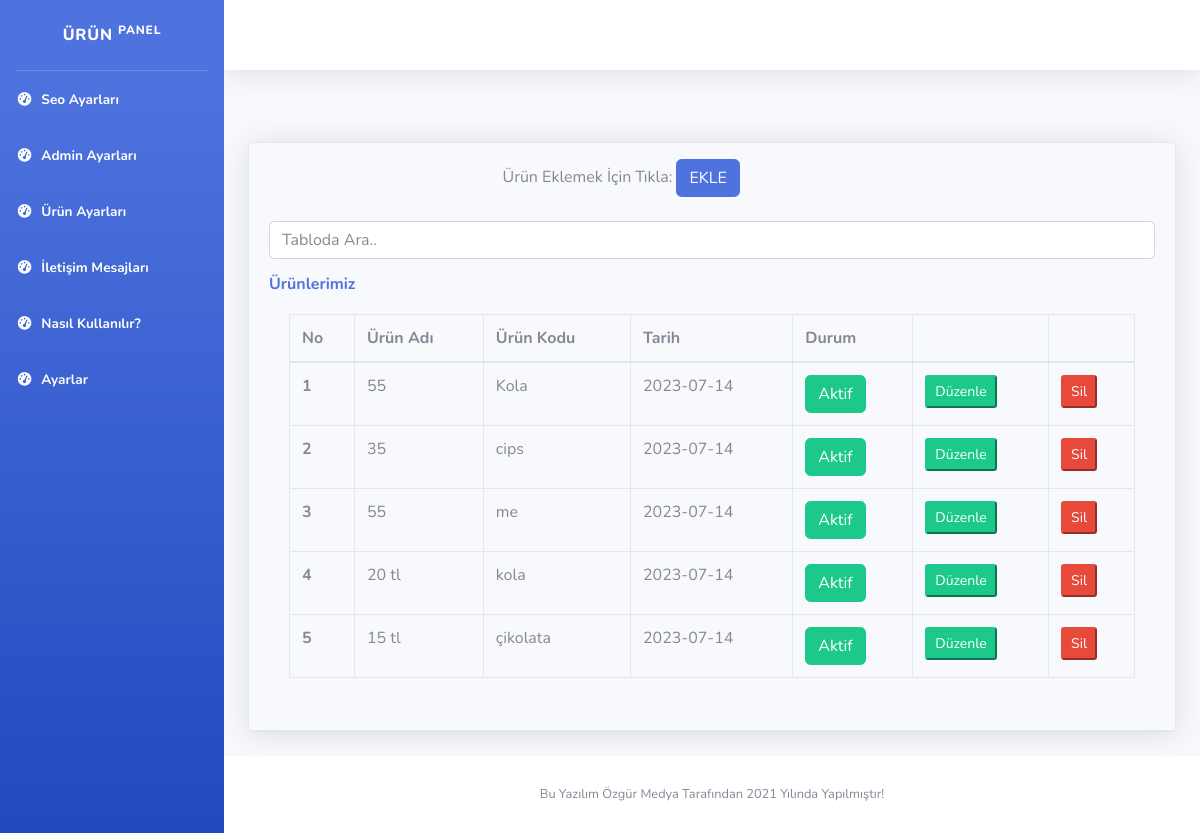
The app's page /admin/products.php (signed in) with its own data.
### tables this page shows
CREATE TABLE `lisanslar` (
  `lisanslar_id` int(11) NOT NULL,
  `lisanslar_ad` varchar(2200) NOT NULL,
  `lisanslar_kod` varchar(2200) NOT NULL,
  `lisanslar_tarih` date DEFAULT current_timestamp(),
  `lisanslar_status` int(2) NOT NULL DEFAULT 1
);

### admin/products.php (the view, shortened to what this page needs)
<head>
</head>
<?php
require_once("ayarlar/baglan.php");
$lisanslar=$db->prepare("SELECT * FROM lisanslar ORDER BY lisanslar_id DESC;");
      $lisanslar->execute();
require_once("includes/header.php");
?>
<body id="page-top">
    <div id="wrapper">
        <?php
require_once("includes/sidebar.php");
?>
        <div id="content-wrapper" class="d-flex flex-column">
            <div id="content">
               <?php
            require_once("includes/navbar.php");
               ?>
                <div class="container">
                    <div class="row">
                    <div class="col-md-12">
                        <div class="card shadow mb-4 mt-5">
                        <div class="card-header py-3">  <div class="col-md-6 mx-auto width: 200px;">
Ürün Eklemek İçin Tıkla: <a href="product-ekle"><button class="btn btn-primary">EKLE</button></a>
</div></br><form action="">
        <input type="text" class="form-control w-100 " id="arama" placeholder="Tabloda Ara..">
      </form>
                            <h6 class="m-0 font-weight-bold text-primary">Ürünlerimiz</h6>
                        <div class="card-body">
                            <div class="table-responsive">
                                <table class="table table-bordered" width="100%" cellspacing="0">
                                    <thead>
                                        <tr>
                                        <th>No</th>
                                            <th>Ürün Adı</th>
                                            <th>Ürün Kodu</th>
                                            <th>Tarih</th>
                                            <th>Durum</th>
                                            <th></th>
                                            <th></th>
                                        </tr>
                                    </thead>
                                    <tbody id="mytable">
                                    <?php
$no=0;
while ($vericek=$lisanslar->fetch(PDO::FETCH_ASSOC)) { $no++; ?>
    <tr>
        <th scope="row"><?php echo $no; ?></th>
        <td><?php echo $vericek["lisanslar_ad"] ?></td>
        <td><?php echo $vericek["lisanslar_kod"] ?></td>
        <td><?php echo $vericek["lisanslar_tarih"] ?></td>
        <td>
                        <?php
                        if($vericek["lisanslar_status"]==1){
                          echo '<button class="btn btn-success btn-xs">Aktif</button>';
                        }else{
                          echo '<button class="btn btn-danger btn-xs">Pasif</button>';
                        }
                        ?>
                        </td>
        <td><a href="product-duzenle?lisanslar_id=<?php echo $vericek["lisanslar_id"] ?>"><button class="btn-sm btn-success">Düzenle</button></a></td>
        <td><a href="ayarlar/islem.php?lisanslar_id=<?php echo $vericek["lisanslar_id"] ?>&lisanssil=basarili"><button class="btn-sm btn-danger">Sil</button></td>
    </tr>
<?php }
?>
                                    </tbody>
                                </table>
                            </div>
                        </div>
                    </div>
                    </div>
                    </div>
                </div>
            </div>
            <?php
            require_once("includes/footer.php");
            ?>

### admin/includes/header.php (shortened to what this page needs)
<!DOCTYPE html>
<html lang="en">
<head>
    <link href="vendor/fontawesome-free/css/all.min.css" rel="stylesheet" type="text/css">
    <link href="css/sb-admin-2.min.css" rel="stylesheet">
     <link href="vendor/datatables/dataTables.bootstrap4.min.css" rel="stylesheet">
     <link href="https://cdn.jsdelivr.net/npm/summernote@0.8.18/dist/summernote.min.css" rel="stylesheet">
</head>

### admin/includes/sidebar.php (shortened to what this page needs)
<ul class="navbar-nav bg-gradient-primary sidebar sidebar-dark accordion" id="accordionSidebar">
<a class="sidebar-brand d-flex align-items-center justify-content-center" href="anasayfa.php">
    <div class="sidebar-brand-text mx-3">Ürün <sup>Panel</sup></div>
</a>
<hr class="sidebar-divider my-0">
<li class="nav-item active">
    <a class="nav-link" href="seoayar">
        <i class="fas fa-fw fa-tachometer-alt"></i>
        <span>Seo Ayarları</span></a>
</li>
<li class="nav-item active">
    <a class="nav-link" href="user">
        <i class="fas fa-fw fa-tachometer-alt"></i>
        <span>Admin Ayarları</span></a>
</li>
<li class="nav-item active">
    <a class="nav-link" href="products">
        <i class="fas fa-fw fa-tachometer-alt"></i>
        <span>Ürün Ayarları</span></a>
</li>
<li class="nav-item active">
    <a class="nav-link" href="contact">
        <i class="fas fa-fw fa-tachometer-alt"></i>
        <span>İletişim Mesajları</span></a>
</li>
<li class="nav-item active">
    <a class="nav-link" href="how">
        <i class="fas fa-fw fa-tachometer-alt"></i>
        <span>Nasıl Kullanılır?</span></a>
</li>
<li class="nav-item active">
    <a class="nav-link" href="ayar">
        <i class="fas fa-fw fa-tachometer-alt"></i>
        <span>Ayarlar<span></a>
</li>
</ul>

### admin/includes/navbar.php (shortened to what this page needs)
<nav class="navbar navbar-expand navbar-light bg-white topbar mb-4 static-top shadow">
</nav>

### admin/includes/footer.php (shortened to what this page needs)
<footer class="sticky-footer bg-white">
                <div class="container my-auto">
                    <div class="copyright text-center my-auto">
                        <span>Bu Yazılım Özgür Medya Tarafından 2021 Yılında Yapılmıştır!</span>
                    </div>
                </div>
            </footer>
        </div>
    </div>
</body>
</html>

### records on screen
lisanslar: lisanslar_ad "55", lisanslar_kod "Kola", lisanslar_tarih "2023-07-14", lisanslar_status "Aktif"
lisanslar: lisanslar_ad "35", lisanslar_kod "cips", lisanslar_tarih "2023-07-14", lisanslar_status "Aktif"
lisanslar: lisanslar_ad "55", lisanslar_kod "me", lisanslar_tarih "2023-07-14", lisanslar_status "Aktif"
lisanslar: lisanslar_ad "20 tl", lisanslar_kod "kola", lisanslar_tarih "2023-07-14", lisanslar_status "Aktif"
lisanslar: lisanslar_ad "15 tl", lisanslar_kod "çikolata", lisanslar_tarih "2023-07-14", lisanslar_status "Aktif"
